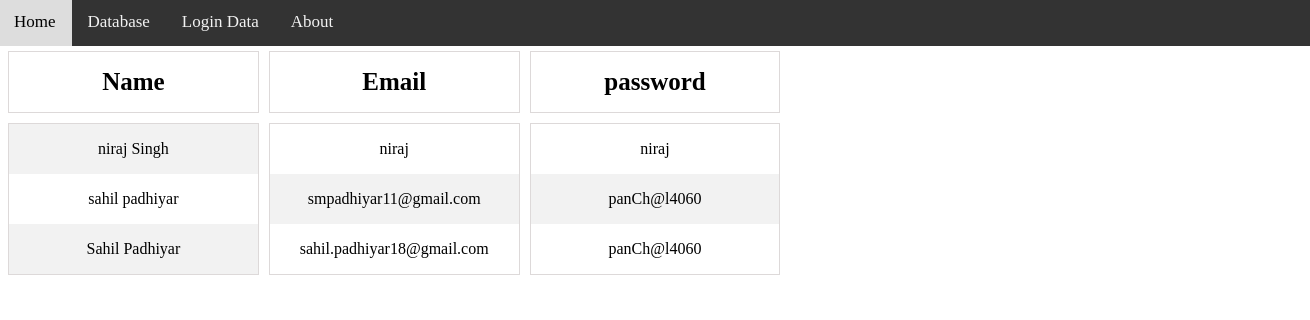
Page /data on the committed database.
### app.py (models this page shows)
class Logindata(db.Model):
    id = db.Column(db.Integer,primary_key=True)
    name = db.Column(db.String(1000))
    email = db.Column(db.String(1000))
    passsword = db.Column(db.String(1000))
    addkey = db.Column(db.String(1000))

### app.py (the view)
@app.route('/data', methods=['GET', 'POST'])
def data():
    dates = db.session.query(Logindata.name).all()
    times = db.session.query(Logindata.email).all()
    state = db.session.query(Logindata.passsword).all()
    return render_template('data.html',data = dates[::-1] ,data1 = times[::-1],status = state[::-1])

### templates/data.html (shortened to what this page needs)
<!DOCTYPE html>
<html>
<head>
</head>
<body>
  <div class="topnav" style="width: 110%;  margin-right: -10px; margin-left: -10px; margin-top: -10px;">
    <a  href="/home">Home</a>
    <a href="/datapage">Database</a>
    <a href="/data">Login Data</a>
    <a href="#about">About</a>
  </div>
  <div class="row">
    <div class="column">
      <table>
        <th style="font-size:25px">Name</th>
      </table>
    </div>
    <div class="column">
      <table>
          <th style="font-size:25px">Email</th>
      </table>
    </div>
    <div class="column">
      <table>
          <th style="font-size:25px">password</th>
      </table>
    </div>
  </div>
  <div class="row">
    <div class="column">
      <table class="table">
        {% for row in data %}
        <tr class="table_row">
          {% for cell in row %}
          <td class="table_cell">{{ cell }}</td>
          {% endfor%}
        </tr>
        {% endfor%}
      </table>
    </div>
    <div class="column">
      <table class="table">
        {% for row in data1 %}
        <tr class="table_row">
          {% for cell in row %}
          <td class="table_cell">{{ cell }}</td>
          {% endfor%}
        </tr>
        {% endfor%}
      </table>
    </div>
    <div class="column">
      <table class="table">
        {% for row in status %}
        <tr class="table_row">
          {% for cell in row %}
          <td class="table_cell">{{ cell }}</td>
          {% endfor%}
        </tr>
        {% endfor%}
      </table>
    </div>
  </div>
</body>
</html>

### templates/data.html (style rules this page uses)
* { box-sizing: border-box; }
.topnav { overflow: hidden; background-color: #333; }
.topnav a { float: left; color: #f2f2f2; text-align: center; padding: 14px 16px; text-decoration: none; font-size: 17px; }
.row { margin-left: -5px; margin-right: -5px; }
.column { float: left; width: 20%; padding: 5px; }
.row::after { content: ""; clear: both; display: table; }
table { border-collapse: collapse; border-spacing: 1px ; width: 100%; border: 1px solid rgb(221, 217, 217); }
th, td { text-align: center; padding: 16px; }
tr:nth-child(even) { background-color: #f2f2f2; }

### rows in the picture
Logindata: name "niraj Singh", email "niraj", passsword "niraj"
Logindata: name "sahil padhiyar", email "smpadhiyar11@gmail.com", passsword "panCh@l4060"
Logindata: name "Sahil Padhiyar", email "sahil.padhiyar18@gmail.com", passsword "panCh@l4060"
